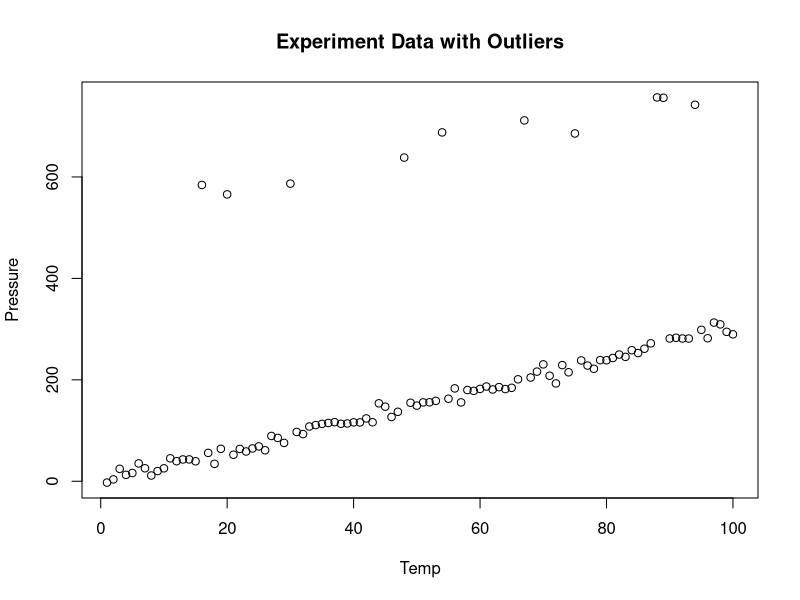
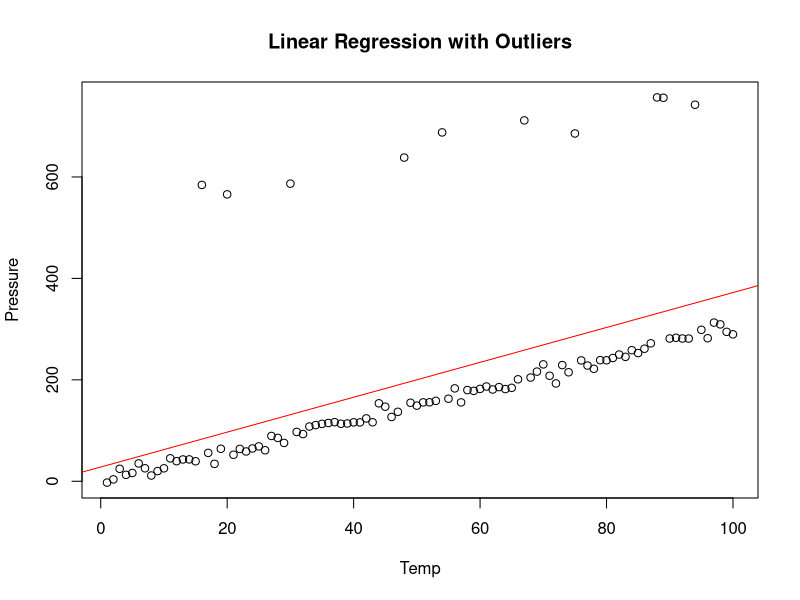

Here is the R script that generated these plots, in order: (Note: this script raises an error after producing the figures.)
# Set seed for reproducibility
set.seed(123)

# Generate 100 points for the independent variable (Temperature)
x <- seq(1, 100, by = 1)

# Generate corresponding dependent variable values (Pressure) with random noise
y <- 3 * x + rnorm(100, mean = 0, sd = 10)

# Introduce outliers by modifying 10 randomly selected points
num_outliers <- 10
outlier_indices <- sample(1:100, num_outliers, replace = FALSE)
y[outlier_indices] <- y[outlier_indices] + rnorm(num_outliers, mean = 500, sd = 20)

# Create a data frame with x and y
data <- data.frame(x, y)

# Plot the data
plot(data$x, data$y, main = "Experiment Data with Outliers", xlab = "Temp", ylab = "Pressure")

#_____________________________________#
# Fit a linear regression model
lm_model1 <- lm(y ~ x, data = data)

# Print the summary of the model
summary(lm_model1)

# Plot the data with the regression line
plot(data$x, data$y, main = "Linear Regression with Outliers", xlab = "Temp", ylab = "Pressure")
abline(lm_model1, col = "red")

#_____________________________________#
# Remove outliers from the dataset
clean_data <- data[-outlier_indices, ]

# Fit a linear model with the cleaned data
lm_model2 <- lm(y ~ x, data = clean_data)

# Summary of the linear model
summary(lm_model)

# Plot the cleaned data and the linear model
plot(clean_data$x, clean_data$y, main = "Experiment Data without Outliers", xlab = "Temp", ylab = "Pressure")
abline(lm_model1, col = "red")
abline(lm_model2, col = "green")

